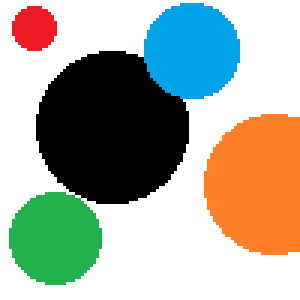
#> input picture 4b_curve_detection/circles.bmp, 100 x 100 px (shown 3 times larger)
$ python ex4b_a.py
#> lines starting #> are read from the running program, lines starting #| are printed output that depends on the picture
# %% [markdown]
# # EX4b: Circle Hough transform
# In the ex. we will implement step by step circle hough transform.
# Follow the code and fill in the missing parts

# %%
# to run in google colab
import sys

if "google.colab" in sys.modules:

    def download_from_web(url):
        import requests

        response = requests.get(url)
        if response.status_code == 200:
            with open(url.split("/")[-1], "wb") as file:
                file.write(response.content)
        else:
            raise Exception(
                f"Failed to download the image. Status code: {response.status_code}"
            )

    download_from_web(
        "https://github.com/YoniChechik/AI_is_Math/raw/master/c_04b_hough_transform/ex4b/circles.bmp"
    )

# %%
import cv2
import numpy as np
from matplotlib import pyplot as plt

figsize = (10, 10)

# %% [markdown]
# ## Import an image
# %%
im3 = cv2.imread("circles.bmp")
#> im3 is the input picture: shape (100, 100, 3); mean B, G, R 158.2, 171, 167
im3 = cv2.cvtColor(im3, cv2.COLOR_BGR2RGB)

im = cv2.cvtColor(im3, cv2.COLOR_BGR2GRAY)
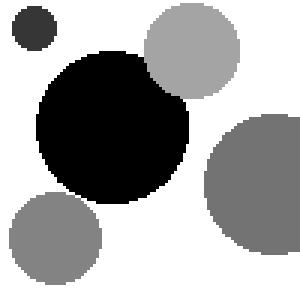
#> im: shape (100, 100) (shown 3 times larger); min 0, max 255, mean 166.7

plt.figure(figsize=figsize)
plt.imshow(im3, cmap="gray", vmin=0, vmax=255)
plt.title("original image")
plt.show()


# %% [markdown]
# ## Find edges of an image using Canny
# %%
mag_im = cv2.Canny(im3, 100, 200)
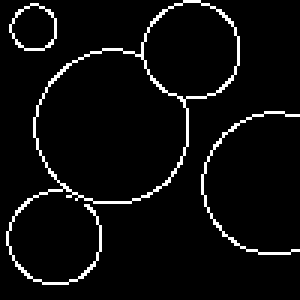
#> mag_im: shape (100, 100) (shown 3 times larger); 4.9% white in thin lines or dots

plt.figure(figsize=figsize)
plt.imshow(mag_im)
plt.title("edge image")
plt.show()

# %% [markdown]
# ## Initialize accumulation matrix
# %%
# What parameters a circle accumulation matrix needs?
# Hint: **very similar to what we did in line Hough transform... take a reference from this code**
# If you need more clues, read the rest of the code.
# (6-8 lines- but all are similar to each other)
#
# Another hint- when building r vector- use this:
# choose R size

height, width = mag_im.shape[:2]
#> height = 100; width = 100

# Parameters for circle detection
r_min = 1  # Minimum radius of circles
r_max = 30  # Maximum radius of circles
r_step = 1  # Step size for radius

a_min = 0
a_max = width
#> a_max = 100
a_step = 1

b_min = 0
b_max = height
#> b_max = 100
b_step = 1

# Ranges for the center coordinates and the radius
r_vec = np.arange(r_min, r_max, r_step)
a_vec = np.arange(a_min, a_max, a_step)
#> a_vec = 100 values from 0 to 99
b_vec = np.arange(b_min, b_max, b_step)
#> b_vec = 100 values from 0 to 99

# ~~~FILL REST HERE~~~
# %% [markdown]
# A circle accumulation matrix needs three parameters: a, b, r
# corresponding to the equation for a circle (x-a)^2 + (y-b)^2 = r^2

# Rows are in the first index, to correspond to the image axes
acc_mat = np.zeros((b_vec.shape[0], a_vec.shape[0], r_vec.shape[0]))


# %% [markdown]
# ## Fill accumulation matrix
# %%
# get indices of edges
# HINT: you can debug faster if you'll use only a small part of the image. remember to comment it back later
# mag_im = mag_im[0:20,0:20]

edge_inds = np.argwhere(mag_im > 0)
#> edge_inds = 490 pairs, first value 0 to 94, second value 2 to 99

# run on all a,b and edge indices and find corresponding R
for yx in edge_inds:
    x = yx[1]
    y = yx[0]
    print("running on edge:" + str(yx) + "...")

    for a_ind, a0 in enumerate(a_vec):
        for b_ind, b0 in enumerate(b_vec):
            r0 = np.sqrt((x - a0) ** 2 + (y - b0) ** 2)
            # something to make it faster
            if r0 > r_max:
                continue

            r_ind = np.argmin(np.abs(r0 - r_vec))
            acc_mat[b_ind, a_ind, r_ind] += 1
#> this loop made 490 passes
#> (yx, x, y) on passes 1 to 3: ([0, 61], 61, 0), ([0, 62], 62, 0), ([0, 63], 63, 0)
#> (printed output is left out)

# %%
plt.figure(figsize=figsize)
plt.imshow(
    np.max(acc_mat, axis=2), extent=[b_vec.min(), b_vec.max(), a_vec.max(), a_vec.min()], aspect="auto"
)
plt.xlabel("a")
plt.ylabel("b")
plt.title("accumulation matrix maxed over r axis")
plt.colorbar()
plt.show()

# %% [markdown]
# ## Threshold accumulation matrix
# %%
TH = 25
acc_mat_th = acc_mat > TH

plt.figure(figsize=figsize)
plt.imshow(
    np.sum(acc_mat_th, axis=2),
    extent=[b_vec.min(), b_vec.max(), a_vec.max(), a_vec.min()],
    aspect="auto",
)
plt.xlabel("a")
plt.ylabel("b")
plt.title("accumulation matrix TH summed over r axis")
plt.colorbar()
plt.show()
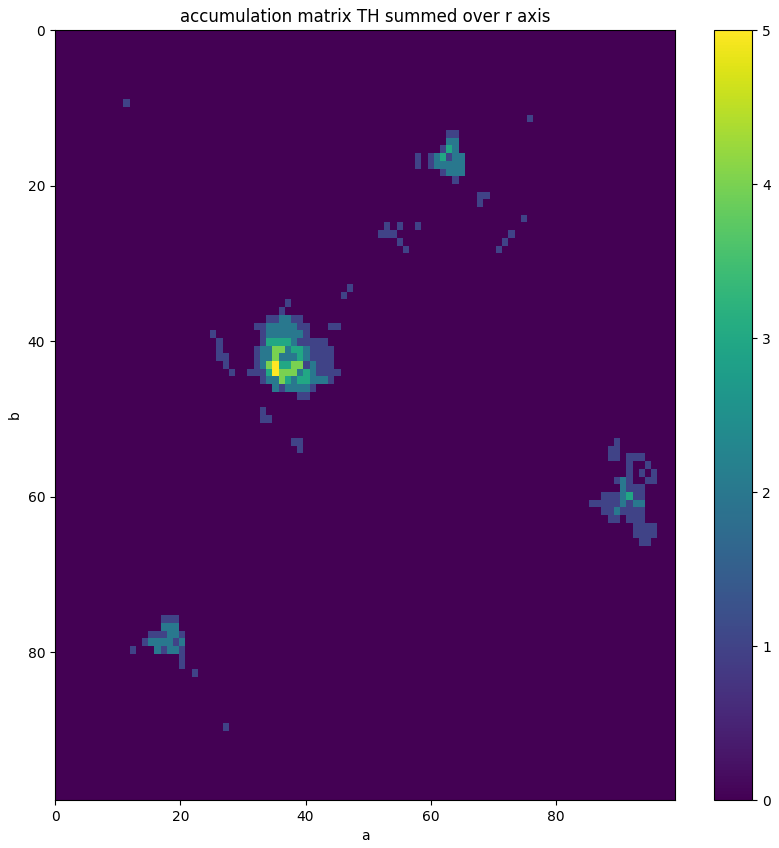
#> figure drawn by matplotlib, 2 panels
# %% [markdown]
# ## Min distance
# This is a new feature that deals with noise in the accumulation matrix.
# 1. Search in the neighborhood of each above TH bin for other above TH bins
# 2. compare the two and delete the less important one
# %%
edge_inds = np.argwhere(acc_mat_th > 0)
#> edge_inds = 405 rows, first 8: [9, 11, 6], [11, 76, 28], [13, 63, 18], [13, 64, 18], [14, 63, 13], [14, 63, 17], [14, 64, 13], [14, 64, 17]

min_dist = 20

acc_mat_th_dist = acc_mat_th.copy()
# run on all above TH bins
for i in range(edge_inds.shape[0]):
    b0, a0, r0 = edge_inds[i]

    # search in all other above TH bins
    for j in range(i + 1, edge_inds.shape[0]):
        b1, a1, r1 = edge_inds[j]

        # if the two above are neighbors (below min_dist) - delete the less important
        if ((r0 - r1) * r_step) ** 2 + ((a0 - a1) * a_step) ** 2 + (
            (b0 - b1) * b_step
        ) ** 2 < min_dist**2:
            if acc_mat[b0, a0, r0] >= acc_mat[b1, a1, r1]:
                acc_mat_th_dist[b1, a1, r1] = 0
            else:
                acc_mat_th_dist[b0, a0, r0] = 0
#> this loop made 405 passes
# %%
plt.figure(figsize=figsize)
plt.imshow(
    np.sum(acc_mat_th_dist, axis=2),
    extent=[b_vec.min(), b_vec.max(), a_vec.max(), a_vec.min()],
    aspect="auto",
)
plt.xlabel("a")
plt.ylabel("b")
plt.title("accumulation matrix TH and min_dist summed over r axis")
plt.colorbar()
plt.show()
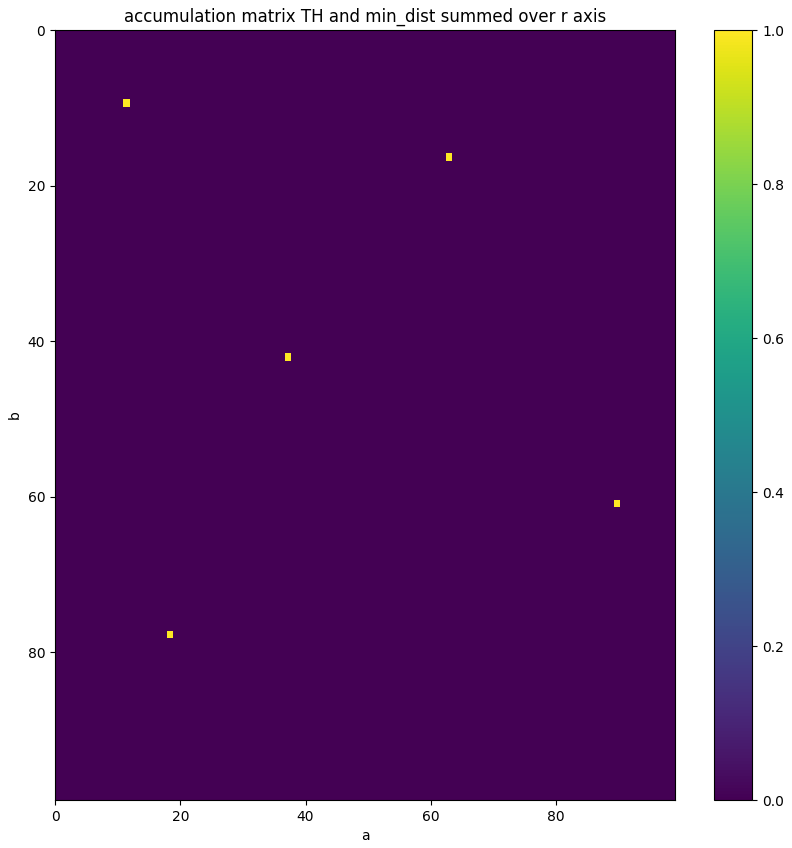
#> figure drawn by matplotlib, 2 panels

# %% [markdown]
# ## Plot circles found by hough
# %%
# get indices of acc_mat_th_dist
edge_inds = np.argwhere(acc_mat_th_dist > 0)
#> edge_inds = [[9, 11, 6], [16, 63, 15], [42, 37, 24], [61, 90, 22], [78, 18, 15]]

res = im3.copy()
for b_ind, a_ind, r_ind in edge_inds:
    r0 = r_vec[r_ind]
    a0 = a_vec[a_ind]
    b0 = b_vec[b_ind]

    # draw the outer circle
    res = cv2.circle(res, (a0, b0), r0, (0, 255, 0), 1)
#> this loop made 5 passes
#> (b_ind, a_ind, r_ind, r0, a0, b0) on passes 1 to 5: (9, 11, 6, 7, 11, 9), (16, 63, 15, 16, 63, 16), (42, 37, 24, 25, 37, 42), (61, 90, 22, 23, 90, 61), (78, 18, 15, 16, 18, 78)
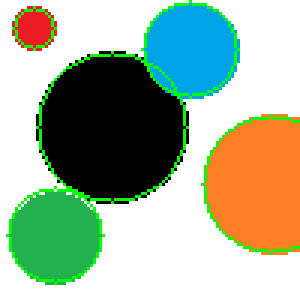
#> res: shape (100, 100, 3) (shown 3 times larger); mean R, G, B 162.5, 177.2, 153.8

plt.figure(figsize=figsize)
plt.imshow(res)
plt.title("final result")
plt.show()
# %% [markdown]
# ## Comparison to cv2.HoughCircles
# %%
res = im3.copy()

# explanation can ve found here:
# https://docs.opencv.org/3.4/d4/d70/tutorial_hough_circle.html
circles = cv2.HoughCircles(
    im, cv2.HOUGH_GRADIENT, 1, 10, param1=100, param2=8, minRadius=5, maxRadius=30
)
#> circles = [[63.5, 16.5, 16], [37.5, 41.5, 25.6], [90.5, 60.5, 23.6], [19.5, 78.5, 15.8], [10.5, 9.5, 7]]

for xyr in circles[0, :]:
    # draw the outer circle
    res = cv2.circle(res, (int(xyr[0]), int(xyr[1])), int(xyr[2]), (0, 255, 0), 1)
#> this loop made 5 passes
#> pass 1, `res = cv2.circle(res, (int(xyr[0]), int(xyr[1])), int(xyr[2]), (0, 255..`:
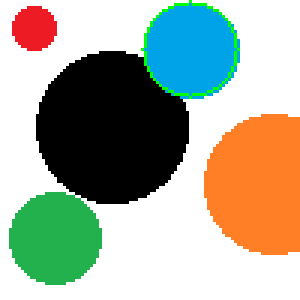
#> res: shape (100, 100, 3) (shown 3 times larger); mean R, G, B 166.6, 171.8, 156.2
#> after the loop:
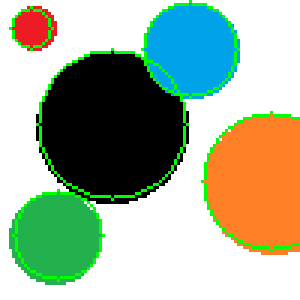
#> res: shape (100, 100, 3) (shown 3 times larger); mean R, G, B 162.5, 176.6, 153.3

plt.figure(figsize=figsize)
plt.imshow(res)
plt.title("final result- cv2.HoughCircles")
plt.show()

# %%
